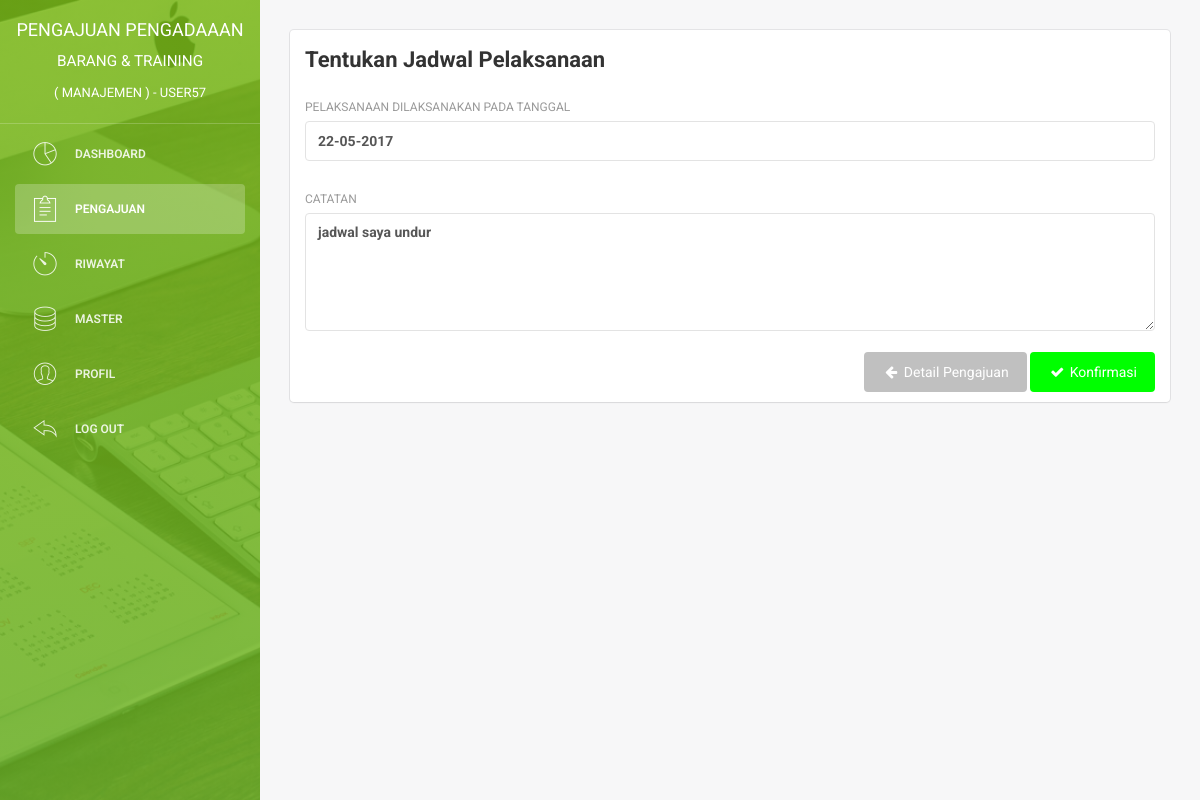
The page /admin/pengajuan_diubah?id=4 (signed in) on the database its author committed.
### tables this page shows
CREATE TABLE `user` (
  `id_user` int(11) NOT NULL,
  `username` varchar(225) NOT NULL,
  `email` varchar(225) NOT NULL,
  `password` varchar(225) NOT NULL,
  `nama_depan` varchar(225) NOT NULL,
  `nama_belakang` varchar(225) NOT NULL,
  `jk` enum('laki-laki','perempuan') NOT NULL,
  `no_hp` varchar(50) NOT NULL,
  `alamat` text NOT NULL,
  `role` enum('manajemen','tim') NOT NULL,
  `pembuatan_akun` date NOT NULL,
  `update_akun` date NOT NULL
);

CREATE TABLE `pengajuan` (
  `id_pengajuan` int(11) NOT NULL,
  `pengajuan` varchar(225) NOT NULL,
  `id_user` int(11) NOT NULL,
  `id_jenis_pengajuan` int(11) NOT NULL,
  `tanggal_pengajuan` date NOT NULL,
  `gambar` varchar(225) NOT NULL,
  `biaya` int(225) NOT NULL,
  `alasan` text NOT NULL,
  `keterangan` text NOT NULL,
  `jadwal_pelaksanaan` date NOT NULL,
  `catatan` text NOT NULL,
  `status` enum('menunggu','proses','selesai') NOT NULL,
  `update_pengajuan` date NOT NULL
);

### admin/pengajuan_diubah.php (the view, shortened to what this page needs)
<?php
    include '../system/koneksi.php';
    if (isset($_GET['id'])) {
        $id = ($_GET["id"]);
        $query = "SELECT * FROM pengajuan WHERE id_pengajuan ='$id'";
        $result = mysqli_query($con, $query);
        $data = mysqli_fetch_assoc($result);
        $jadwal_pelaksanaan = $data["jadwal_pelaksanaan"];
        $catatan = $data["catatan"];
    }
?>
<!doctype html>
<html lang="en">
<head>
    <link href="../assets/css/bootstrap.min.css" rel="stylesheet" />
    <link href="../assets/css/animate.min.css" rel="stylesheet"/>
    <link href="../assets/css/light-bootstrap-dashboard.css" rel="stylesheet"/>
    <link href="../assets/css/demo.css" rel="stylesheet" />
    <link href="http://maxcdn.bootstrapcdn.com/font-awesome/4.2.0/css/font-awesome.min.css" rel="stylesheet">
    <link href="../assets/css/pe-icon-7-stroke.css" rel="stylesheet" />
    <link rel="stylesheet" href="../assets/dist/sweetalert.css">
    <link rel="stylesheet" href="//code.jquery.com/ui/1.12.1/themes/base/jquery-ui.css">
    <link rel="stylesheet" href="../assets/css/datepicker.css">
</head>
<body>
    <div class="wrapper">
        <div class="sidebar" data-color="green" data-image="../assets/img/sidebar.jpg">
            <div class="sidebar-wrapper">
                <div class="logo">
                    <a href="index" class="simple-text">
    <?php
    $query_login = "SELECT * FROM user WHERE email ='$_SESSION[email]'";
        $result_login = mysqli_query($con, $query_login);
        $data_login = mysqli_fetch_assoc($result_login);
        $username = $data_login["username"];
    ?>
                        Pengajuan Pengadaaan <small>Barang & Training <br> <small>( Manajemen ) - <?php echo $username ?></small></small>
                    </a>
                </div>
                <ul class="nav">
                    <li>
                        <a href="index">
                            <i class="pe pe-7s-graph"></i>
                            <p>Dashboard</p>
                        </a>
                    </li>
                    <li class="active">
                        <a href="pengajuan">
                            <i class="pe pe-7s-note2"></i>
                            <p>Pengajuan</p>
                        </a>
                    </li>
                    <li>
                        <a href="riwayat">
                            <i class="pe pe-7s-timer"></i>
                            <p>Riwayat</p>
                        </a>
                    </li>
                    <li>
                        <a data-toggle="collapse" href="#componentsExamples">
                            <i class="pe-7s-server"></i>
                            <p>Master</p>
                        </a>
                    </li>
                    <li>
                        <a href="profil">
                            <i class="pe pe-7s-user"></i>
                            <p>Profil</p>
                        </a>
                    </li>
                    <li>
                        <a href="#" onclick = "logout()">
                            <i class="pe pe-7s-back"></i>
                            <p>Log out</p>
                        </a>
                    </li>
                </ul>
            </div>
        </div>
        <div class="main-panel">
            <div class="content">
                <div class="container-fluid">
                    <div class="row">
                        <div class="col-md-12">
                            <div class="card">
                                <div class="header">
                                    <h4 class="title"><b>Tentukan Jadwal Pelaksanaan</h4>
                                </div>
                                <div class="content">
                                    <form id="form_pengajuan_diterima" method="post" action="system/proses_pengajuan_berubah">
                                        <div class="row">
                                            <div class="col-md-12">
                                                <div class="form-group">
                                                    <label for="Email">Pelaksanaan DiLaksanakan Pada Tanggal</label>
                                                    <input type="text" name="jadwal_pelaksanaan" id="datepicker"
                                                        required class="form-control" value="<?php echo date("d-m-Y", strtotime($jadwal_pelaksanaan)) ?>">
                                                </div>
                                            </div>
                                        </div>
                                        <div class="row">
                                            <div class="col-md-12">
                                                <div class="form-group">
                                                    <label>Catatan</label>
                                                    <textarea rows="5" name="catatan" id="form_pengajuan_diterima" class="form-control" placeholder="Silakan isi catatan disini "><?php echo $catatan; ?></textarea>
                                                </div>
                                            </div>
                                        </div>
                                        <div align="right">
    <?php
                                            echo '<a href="detail_pengajuan?id='.$data['id_pengajuan'].'">
                                                <button type="button" class="btn btn-info btn-fill" title="kembali">
                                                    <i class="fa fa-arrow-left"></i> Detail Pengajuan
                                                </button>
                                            </a>';
                                            echo '<button type="submit" name="input" title="Konfirmasi" class="btn btn-primary btn-fill">
                                                    <i class="fa fa-check"></i> Konfirmasi
                                                </button>';
    ?>
                                        </div>
                                    </form>
                                </div>
                            </div>
                        </div>
                    </div>
                </div>
            </div>
        </div>
    </div>
</body>
</html>

### rows shown on the page
user: username "USER57"
pengajuan: jadwal_pelaksanaan "22-05-2017", catatan "jadwal saya undur"
